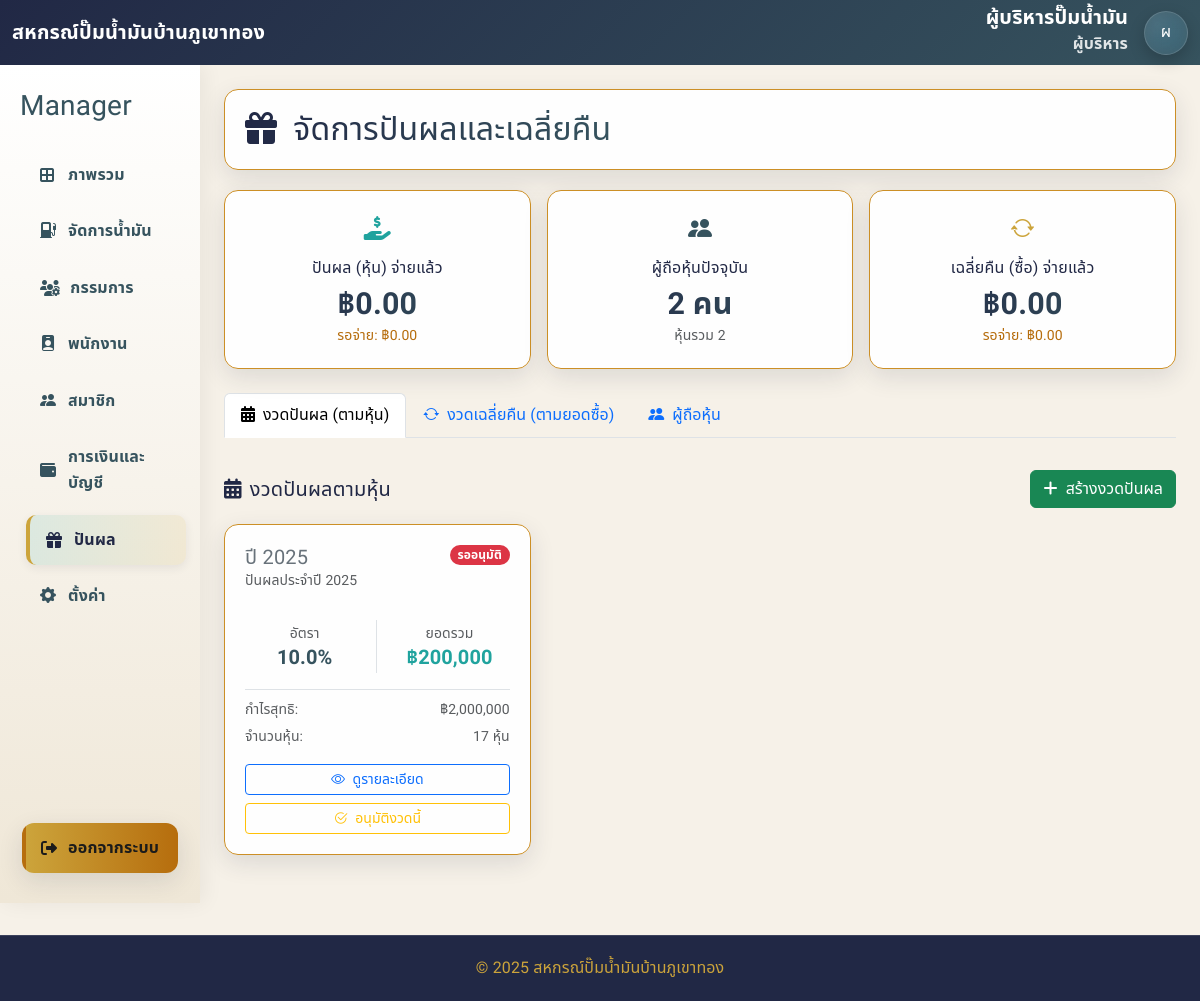
Page /manager/dividend.php (signed in) on the earlier database version.
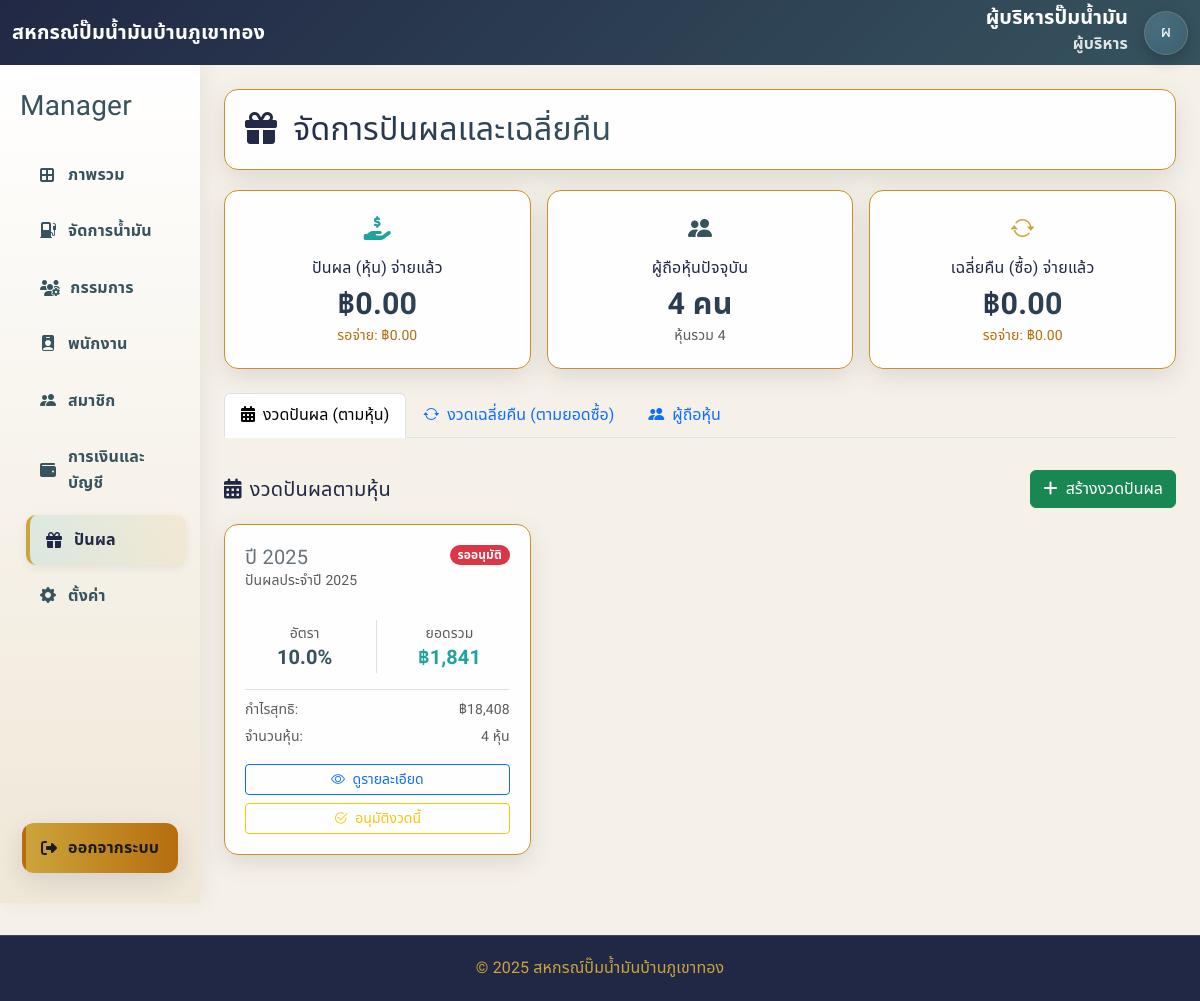
Same page on the later database version.
### tables this page shows
CREATE TABLE `dividend_periods` (
  `id` int UNSIGNED NOT NULL,
  `year` smallint UNSIGNED NOT NULL,
  `start_date` date DEFAULT NULL,
  `end_date` date DEFAULT NULL,
  `period_name` varchar(100) NOT NULL,
  `total_profit` decimal(15,2) NOT NULL,
  `dividend_rate` decimal(5,2) NOT NULL COMMENT 'Percentage of profit allocated for dividends',
  `total_shares_at_time` int UNSIGNED NOT NULL,
  `total_dividend_amount` decimal(15,2) NOT NULL,
  `dividend_per_share` decimal(15,4) NOT NULL,
  `status` enum('pending','approved','paid') NOT NULL DEFAULT 'pending',
  `payment_date` date DEFAULT NULL,
  `created_at` datetime NOT NULL DEFAULT CURRENT_TIMESTAMP,
  `approved_by` varchar(150) DEFAULT NULL
);

### manager/dividend.php (the view, shortened to what the changed rows need)
<?php
$pdo->setAttribute(PDO::ATTR_ERRMODE, PDO::ERRMODE_EXCEPTION);
$dividend_periods = [];
$members_dividends = [];
try {
    $dividend_periods = $pdo->query("
        SELECT id, `year`, start_date, end_date, period_name, total_profit, dividend_rate,
               total_shares_at_time, total_dividend_amount, status, payment_date,
               created_at, approved_by
        FROM dividend_periods
        ORDER BY `year` DESC, id DESC
    ")->fetchAll(PDO::FETCH_ASSOC);
    $all_members = [];
    try {
        $stmt = $pdo->query("
            SELECT
                m.id AS member_id,
                m.member_code,
                u.full_name,
                m.shares,
                u.role AS member_type, -- ใช้ role จาก users เพื่อระบุประเภท (member/manager/committee)
                m.user_id
            FROM members m
            JOIN users u ON m.user_id = u.id
            WHERE m.is_active = 1
        ");
        $all_members = $stmt->fetchAll(PDO::FETCH_ASSOC);
    } catch (Throwable $e) { error_log("Error fetching members: " . $e->getMessage()); }
    usort($all_members, function($a, $b) { return strcmp($a['member_code'] ?? '', $b['member_code'] ?? ''); });
    $members_dividends = [];
    foreach ($all_members as $row) {
        $key = $row['member_type'] . '_' . $row['member_id'];
        $members_dividends[$key] = [
            'id' => (int)$row['member_id'],
            'code' => $row['member_code'],
            'member_name' => $row['full_name'],
            'shares' => (int)$row['shares'],
            'type' => $row['member_type'],
            'type_th' => ['member' => 'สมาชิก', 'manager' => 'ผู้บริหาร', 'committee' => 'กรรมการ', 'admin' => 'ผู้ดูแลระบบ'][$row['member_type']] ?? 'อื่นๆ',
            'payments' => [],
            'rebates' => [],
            'total_received' => 0.0,
            'total_rebate_received' => 0.0
        ];
    }
    $payments_stmt = $pdo->query("SELECT dp.member_id, dp.member_type, dp.period_id, dp.dividend_amount, dp.payment_status FROM dividend_payments dp");
    foreach ($payments_stmt->fetchAll(PDO::FETCH_ASSOC) as $payment) {
        $key = $payment['member_type'] . '_' . $payment['member_id'];
        if (!isset($members_dividends[$key])) continue;
        $pid = (int)$payment['period_id'];
        $amt = (float)$payment['dividend_amount'];
        $members_dividends[$key]['payments'][$pid] = $amt;
    }
    try {
        $rebate_payments_stmt = $pdo->query("SELECT rp.member_id, rp.member_type, rp.period_id, rp.rebate_amount, rp.payment_status FROM rebate_payments rp");
        foreach ($rebate_payments_stmt->fetchAll(PDO::FETCH_ASSOC) as $payment) {
            $key = $payment['member_type'] . '_' . $payment['member_id'];
            if (!isset($members_dividends[$key])) continue;
            $pid = (int)$payment['period_id'];
            $amt = (float)$payment['rebate_amount'];
            $members_dividends[$key]['rebates'][$pid] = $amt;
        }
    } catch(Throwable $e) {  }
} catch (Throwable $e) {
    $error_message = "เกิดข้อผิดพลาด: " . $e->getMessage();
    error_log("Dividend page error: " . $e->getMessage());
}
$total_members = count($members_dividends);
$total_shares = array_sum(array_column($members_dividends, 'shares'));
?>
<!DOCTYPE html>
<html lang="th">
<head>
  <link href="https://cdn.jsdelivr.net/npm/bootstrap@5.3.2/dist/css/bootstrap.min.css" rel="stylesheet" />
  <link href="https://cdn.jsdelivr.net/npm/bootstrap-icons@1.11.3/font/bootstrap-icons.css" rel="stylesheet" />
  <link rel="stylesheet" href="https://cdnjs.cloudflare.com/ajax/libs/font-awesome/6.5.2/css/all.min.css" />
  <link rel="stylesheet" href="../assets/css/admin_dashboard.css" />
</head>
<body>
<div class="container-fluid">
  <div class="row">
    <main class="col-lg-10 p-4">
            <div class="main-header">
                <h2 class="mb-0"><i class="fa-solid fa-gift me-2"></i> จัดการปันผลและเฉลี่ยคืน</h2>
            </div>
            <div class="stats-grid">
                <div class="stat-card text-center">
                    <div class="fs-4 text-primary mb-2"><i class="bi bi-people-fill"></i></div>
                    <h6>ผู้ถือหุ้นปัจจุบัน</h6>
                    <h3 class="mb-0 text-primary"><?= number_format($total_members) ?> คน</h3>
                    <small class="text-muted">หุ้นรวม <?= number_format($total_shares) ?></small>
                </div>
            </div>
            <div class="tab-content pt-3">
                <div class="tab-pane fade show active" id="periods-panel" role="tabpanel" aria-labelledby="periods-tab">
                    <div class="panel mb-4">
                       <div class="row g-3">
                           <?php if (empty($dividend_periods)): ?>
                               <div class="col-12"><div class="alert alert-info text-center mb-0">ยังไม่มีงวดปันผลตามหุ้น</div></div>
                           <?php else: ?>
                               <?php foreach($dividend_periods as $period): ?>
                               <div class="col-md-6 col-lg-4">
                                   <div class="stat-card h-100 d-flex flex-column">
                                       <div class="d-flex flex-column flex-grow-1">
                                           <div class="d-flex justify-content-between align-items-start mb-2">
                                               <div>
                                                   <h5 class="card-title mb-0">ปี <?= htmlspecialchars($period['year']) ?></h5>
                                                   <small class="text-muted d-block mb-1"><?= htmlspecialchars($period['period_name']) ?></small>
                                               </div>
                                               <span class="badge rounded-pill <?=
                                                   $period['status'] === 'paid' ? 'text-bg-success' :
                                                   ($period['status'] === 'approved' ? 'text-bg-warning' : 'text-bg-danger')
                                               ?>"><?= ['paid' => 'จ่ายแล้ว', 'approved' => 'อนุมัติ', 'pending' => 'รออนุมัติ'][$period['status']] ?? '?' ?></span>
                                           </div>
                                           <div class="row text-center my-3 flex-grow-1 align-items-center">
                                               <div class="col-6 border-end">
                                                   <small class="text-muted">อัตรา</small><br>
                                                   <span class="h5 fw-bold text-primary"><?= number_format($period['dividend_rate'], 1) ?>%</span>
                                               </div>
                                               <div class="col-6">
                                                   <small class="text-muted">ยอดรวม</small><br>
                                                   <span class="h5 fw-bold text-success">฿<?= number_format($period['total_dividend_amount'], 0) ?></span>
                                               </div>
                                           </div>
                                           <div class="d-flex flex-column gap-1 small text-muted border-top pt-2 mb-3">
                                               <div class="d-flex justify-content-between"><span>กำไรสุทธิ:</span> <span>฿<?= number_format($period['total_profit'], 0) ?></span></div>
                                               <div class="d-flex justify-content-between"><span>จำนวนหุ้น:</span> <span><?= number_format($period['total_shares_at_time']) ?> หุ้น</span></div>
                                           </div>
                                       </div>
                                       <div class="mt-auto d-grid gap-2">
                                            <button class="btn btn-sm btn-outline-primary" onclick="viewDividendDetails(<?= (int)$period['id'] ?>)">
                                                <i class="bi bi-eye me-1"></i> ดูรายละเอียด
                                            </button>
                                            <?php if($period['status'] === 'approved'): ?>
                                            <button class="btn btn-sm btn-success" onclick="processPayout(<?= (int)$period['id'] ?>, '<?= $_SESSION['csrf_token'] ?>')">
                                                <i class="fa-solid fa-money-check-dollar me-1"></i> ยืนยันการจ่าย
                                            </button>
                                            <?php elseif ($period['status'] === 'pending'): ?>
                                            <button class="btn btn-sm btn-outline-warning" onclick="approveDividend(<?= (int)$period['id'] ?>, '<?= $_SESSION['csrf_token'] ?>')">
                                                <i class="bi bi-check2-circle me-1"></i> อนุมัติงวดนี้
                                            </button>
                                            <?php endif; ?>
                                       </div>
                                   </div>
                               </div>
                               <?php endforeach; ?>
                           <?php endif; ?>
                       </div>
                   </div>
                </div>
            </div> </main>
    </div>
</div>
</body>
</html>

Differences in the rows shown:
removed dividend_periods: year "2025", period_name "ปันผลประจำปี 2025", status "รออนุมัติ", dividend_rate "10.0", total_dividend_amount "200,000", total_profit "2,000,000", total_shares_at_time "17"
added dividend_periods: year "2025", period_name "ปันผลประจำปี 2025", status "รออนุมัติ", dividend_rate "10.0", total_dividend_amount "1,841", total_profit "18,408", total_shares_at_time "4"
Other differences:
$total_members: "2" → "4"
$total_shares: "2" → "4"
